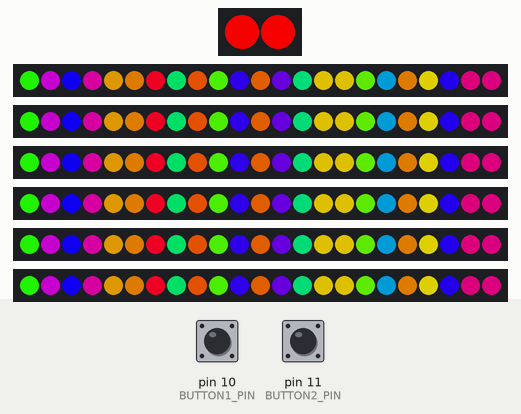
Bench run of a sketch on a simulated Arduino Uno, built with avr-gcc and run on an emulated ATmega328P. Shown: 2 RGB LEDs in strip order, left to right, 6 × 23 RGB LEDs in strip order, left to right. The test bench sets the inputs (shaded band); at power-on: pin 11 (BUTTON2_PIN) HIGH, pin 10 (BUTTON1_PIN) HIGH. Dim RGB values are drawn brighter than linear; random numbers use the default seed unless the sketch sets one; EEPROM starts erased.

Above: at 1.2 s.
1.3 s: pin 11 (BUTTON2_PIN) pulled LOW for 1 s
At 2.64 s:
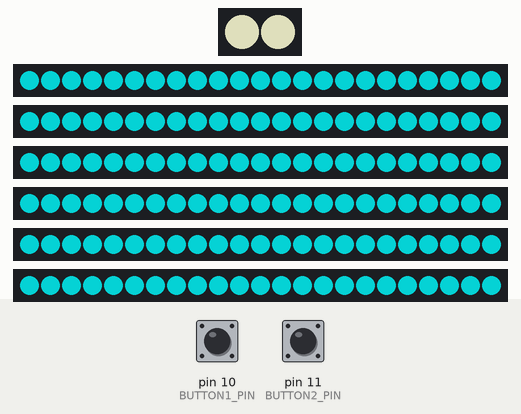
2.9 s: pin 10 (BUTTON1_PIN) pulled LOW for 0.15 s
At 3.41 s:
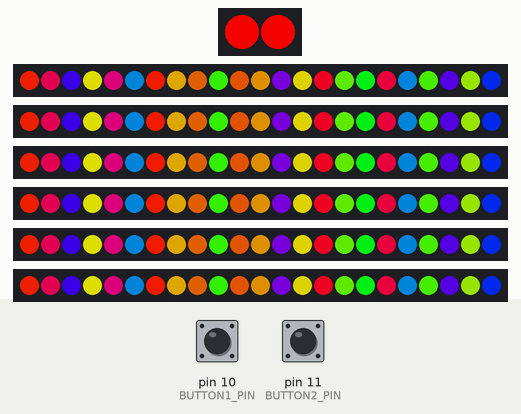
3.6 s: pin 11 (BUTTON2_PIN) pulled LOW for 3.2 s
At 7.22 s:
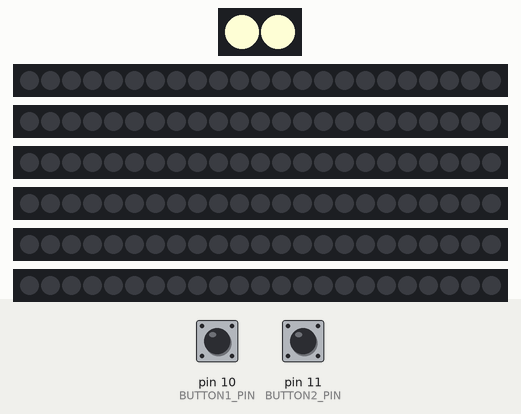
7.4 s: pin 10 (BUTTON1_PIN) pulled LOW for 1 s
At 8.98 s:
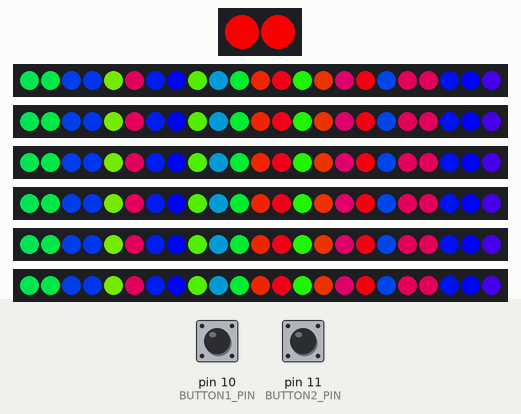
9.0 s: pin 11 (BUTTON2_PIN) pulled LOW for 1 s
10.6 s: pin 10 (BUTTON1_PIN) pulled LOW for 3.2 s
At 14.24 s:
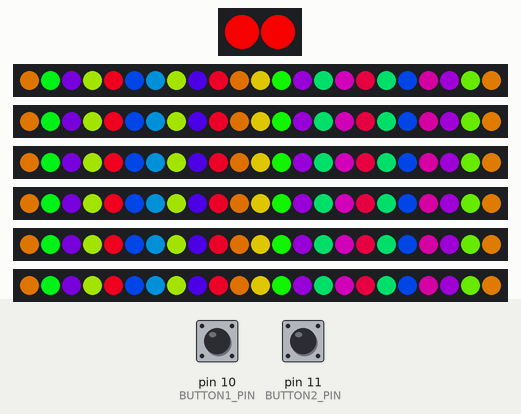
Timing chart, 0 to 17.7 s (numbered marks = the images above; inputs shaded):
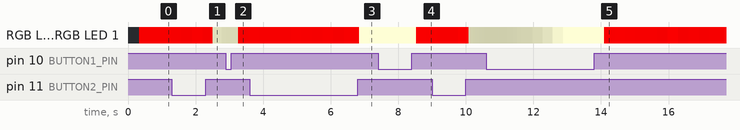

The sketch:

psychorainbow.ino
```cpp
#include "Arduino.h"

#include "FastLED.h"
#include "EEPROM.h"

#define BUTTON1_PIN 10
#define BUTTON2_PIN 11

#define BACK_PIN 2
#define ARMS_PIN 3
#define LEGS_PIN 4
#define SPINE_PIN 5
#define TAIL_PIN 6
#define CHEST_PIN 7
#define EYES_PIN 8

#define NUM_LEDS_PER_STRIP 23

#define DEBOUNCE_LIMIT 5

#define FRAMERATE 50

CRGB leds[NUM_LEDS_PER_STRIP];
CRGB eye_leds[2];

uint8_t mode;
uint32_t frame;

uint16_t debounce[2];

typedef enum
{
	NONE,
	A_ONLY,
	B_ONLY,
	A_THEN_B,
	B_THEN_A
} Button_e;

//The setup function is called once at startup of the sketch
void setup()
{
	pinMode(BUTTON1_PIN, INPUT);
	digitalWrite(BUTTON1_PIN, HIGH);
	pinMode(BUTTON2_PIN, INPUT);
	digitalWrite(BUTTON2_PIN, HIGH);

	FastLED.addLeds<NEOPIXEL, EYES_PIN>(eye_leds, 2);
	FastLED.addLeds<NEOPIXEL, CHEST_PIN>(leds, NUM_LEDS_PER_STRIP);
	FastLED.addLeds<NEOPIXEL, ARMS_PIN>(leds, NUM_LEDS_PER_STRIP);
	FastLED.addLeds<NEOPIXEL, LEGS_PIN>(leds, NUM_LEDS_PER_STRIP);
	FastLED.addLeds<NEOPIXEL, SPINE_PIN>(leds, NUM_LEDS_PER_STRIP);
	FastLED.addLeds<NEOPIXEL, BACK_PIN>(leds, NUM_LEDS_PER_STRIP);
	FastLED.addLeds<NEOPIXEL, TAIL_PIN>(leds, NUM_LEDS_PER_STRIP);

	FastLED.setMaxPowerInVoltsAndMilliamps(5,2000);

	mode = EEPROM.read(0);
	frame = 0;
}

bool debounce_read(uint8_t pin, uint16_t &counter)
{
	if (!digitalRead(pin))
	{
		if (counter < DEBOUNCE_LIMIT)
		{
			counter++;
			return false;
		}
		if (counter >= DEBOUNCE_LIMIT)
		{
			return true;
		}
	}
	else
	{
		counter = 0;
	}
	return false;
}

void update_state()
{
	static Button_e state = NONE;

	bool buttonA = debounce_read(BUTTON1_PIN, debounce[0]);
	bool buttonB = debounce_read(BUTTON2_PIN, debounce[1]);

	if (!buttonA && !buttonB && state != NONE)
	{
		// use state to select next pattern
		mode = state-1;
		EEPROM.write(0,mode);
		state = NONE;
		return;
	}

	switch (state)
	{
	case NONE:
		if (buttonA)
		{
			state = A_ONLY;
		}
		else if (buttonB)
		{
			state = B_ONLY;
		}
		break;
	case A_ONLY:
		if (buttonB)
		{
			state = A_THEN_B;
		}
		break;
	case B_ONLY:
		if (buttonA)
		{
			state = B_THEN_A;
		}
		break;
	default:
		// A_THEN_B/B_THEN_A don't do anything except wait for buttons to be fully released
		break;
	}
}

//1. Psycho rainbow, flickering random bright rainbow colours Changing rapidly everywhere. Red eyes
void psychorainbow()
{
	// psycho rainbow 2
	random16_set_seed(0xB00B);
	for (uint8_t light=0; light<NUM_LEDS_PER_STRIP; light++)
	{
		leds[light] = CHSV(random8()+light*37-frame*(5.2+random8()/32),255,255);
	}
	eye_leds[0] = eye_leds[1] = CRGB::Red;
}

// Hues:
// 0:Red 32:Orange 64:Yellow 96:Green 128:Aqua 160:Blue 192:Purple 224:Pink

//2. Slow pulse, gentle fade in and out of pale colour range violet/pink (160-224) black everywhere... aqua eyes
void breathe()
{
	CRGB colour = CHSV(200,96,255);
	colour %= (exp(sin(millis()/2000.0*PI)) - 0.36787944)*108.0;

	fill_solid(leds, NUM_LEDS_PER_STRIP, colour);
	eye_leds[0] = eye_leds[1] = CRGB::Aqua;
}

void off()
{
	fill_solid(leds, NUM_LEDS_PER_STRIP, CRGB::Black);
	eye_leds[0] = eye_leds[1] = CRGB::Black;
}

void solidgreen()
{
	fill_solid(leds, NUM_LEDS_PER_STRIP, CRGB::YellowGreen);
	eye_leds[0] = eye_leds[1] = CRGB::MediumVioletRed;
}

//4. Pulse with aqua to violet (128-192) section of  colour  wheel .  Pale Yellow eyes
// frame increments 50 each second
// Fast brightness cycle (5s?) 255 count -> frame&0xFF
// Slow colour cycle (30s?) 1500 count -> (frame/6)&0xFF
void aquapulse()
{
	CRGB colour = blend(CRGB::Aqua, CRGB::Violet, quadwave8(frame/6)); // sine wave between two colours
	colour %= quadwave8(frame); // sine wave brightness changes

	fill_solid(leds,NUM_LEDS_PER_STRIP, colour);
	eye_leds[0] = eye_leds[1] = CRGB::LightGoldenrodYellow;
}

// put all the pattern functions in order here:
void (*patterns[])() = {psychorainbow, aquapulse, solidgreen, off};

// The loop function is called in an endless loop
void loop()
{
	update_state();

	frame++;

	if (mode < sizeof(patterns)/sizeof(patterns[0]))
	{
		patterns[mode]();
	}
	else
	{
		mode = 0;
	}

	FastLED.show();
	FastLED.delay(1000/FRAMERATE);
}
```
